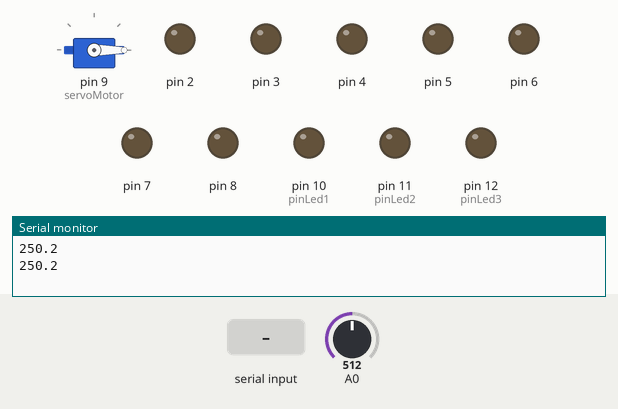
The sketch below on a simulated Arduino Uno, built with avr-gcc and run on an emulated ATmega328P. On the bench: servo, output pins drawn as LEDs (lit = HIGH), the last lines printed to the serial monitor. The inputs (shaded band) are chosen by the test bench; at power-on: A0 = 512.

Above: at 1.5 s.
1.6 s: "90,45\n" received over Serial
At 2.9 s:
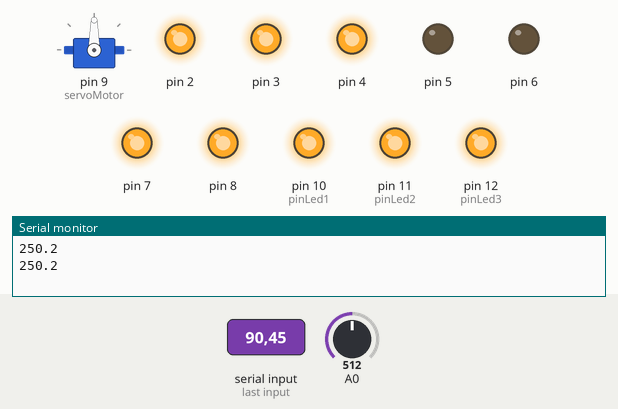
At 8.4 s:
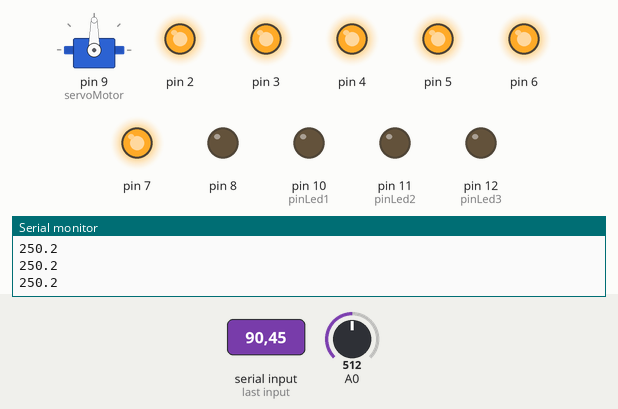
Timing chart, 0 to 15.0 s (numbered marks = the images above; inputs shaded):
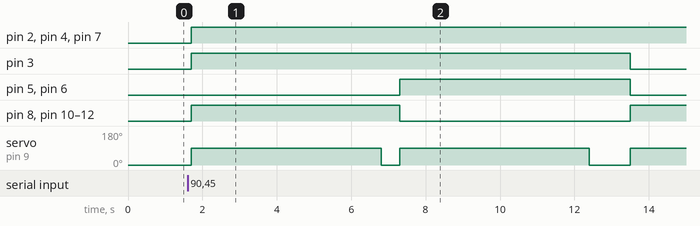

Measured:
- after the input at 1.6 s, pin 2: LOW → HIGH after 0.10 s; pin 3: LOW → HIGH after 0.10 s, → LOW 11.8 s later

The sketch:

GranjaAuto.ino
```cpp
#include <Servo.h>
int SENSOR;    // variable almacena valor leido de entrada analogica A0
float TEMPERATURA;  // variable que almacena la temperatura que se muestra
int pinLed1 = 10;
int pinLed2 = 11;
int pinLed3 = 12;
int sms=0;  // almacena la variable que se dijita en el puerto serial
int indice=1;
// Declaramos la variable para controlar el servo
Servo servoMotor;

void setup() {
  Serial.begin(9600);
  servoMotor.attach(9);
  pinMode(8, OUTPUT);
  pinMode(2, OUTPUT);
  pinMode(3, OUTPUT);
  pinMode(4, OUTPUT);
  pinMode(5, OUTPUT);
  pinMode(6, OUTPUT);
  pinMode(7, OUTPUT);
  pinMode(10, OUTPUT);
  pinMode(11, OUTPUT);
  pinMode(12, OUTPUT);

}
void display (int a, int b, int c, int d, int e, int f, int g){

  digitalWrite (3,a);
  digitalWrite (4,b);
  digitalWrite (7,c);
  digitalWrite (6,d);
  digitalWrite (5,e);
  digitalWrite (2,f);
  digitalWrite (8,g);
 }
 void temperatura (){  // funcion que muestra la temperatura registrada
  SENSOR = analogRead(A0);
  TEMPERATURA = ((SENSOR * 5000.0) / 1023) / 10;
  Serial.println(TEMPERATURA, 1);
  delay(100);
 }

 void loop(){  // loop principal
  sieteyleds();
  temperatura();
 }

void sieteyleds() {  // funcion que muestra el digito enviado por el puerto serial y prende los LEDs segun el orden

  servoMotor.write(0);
  delay(500);
  digitalWrite(pinLed1,LOW);
  digitalWrite(pinLed2,LOW);
  digitalWrite(pinLed3,LOW);

  if (Serial.available()){
    sms = Serial.read();
      sms = sms-48;


    if (sms==0){
      display (1,1,1,1,1,1,0);
      servoMotor.write(90);
      delay(5000);

    }

   if (sms==1){
      display (0,1,1,0,0,0,0);
      digitalWrite(pinLed1,LOW);
      digitalWrite(pinLed2,HIGH);
      digitalWrite(pinLed3,LOW);
      servoMotor.write(90);
      delay(5000);
    }
    if (sms==2){
      display (1,1,0,1,1,0,1);
      digitalWrite(pinLed1,LOW);
      digitalWrite(pinLed2,LOW);
      digitalWrite(pinLed3,HIGH);
      servoMotor.write(90);
      delay(5000);

    }if (sms==3){
      display (1,1,1,1,0,0,1);
      digitalWrite(pinLed1,HIGH);
      digitalWrite(pinLed2,LOW);
      digitalWrite(pinLed3,LOW);
      servoMotor.write(90);
      delay(5000);
    }

    if (sms==4){
      display (0,1,1,0,0,1,1);
      digitalWrite(pinLed1,HIGH);
      digitalWrite(pinLed2,HIGH);
      digitalWrite(pinLed3,HIGH);
      servoMotor.write(90);
      delay(5000);
    }
    if (sms==5){
      display (1,0,1,1,0,1,1);
      digitalWrite(pinLed1,HIGH);
      digitalWrite(pinLed2,HIGH);
      digitalWrite(pinLed3,HIGH);
      servoMotor.write(90);
      delay(5000);

    }
    if (sms==6){
      display (1,0,1,1,1,1,1);
      digitalWrite(pinLed1,LOW);
      digitalWrite(pinLed2,HIGH);
      digitalWrite(pinLed3,HIGH);
      servoMotor.write(90);
      delay(5000);
   }
    if (sms==7){
      display (1,1,1,0,0,0,0);
      digitalWrite(pinLed1,HIGH);
      digitalWrite(pinLed2,LOW);
      digitalWrite(pinLed3,HIGH);
      servoMotor.write(90);
      delay(5000);
   }
    if (sms==8){
      display (1,1,1,1,1,1,1);
      digitalWrite(pinLed1,LOW);
      digitalWrite(pinLed2,HIGH);
      digitalWrite(pinLed3,LOW);
      servoMotor.write(90);
      delay(5000);
    }
    if (sms==9){
      display (1,1,1,0,0,1,1);
      digitalWrite(pinLed1,HIGH);
      digitalWrite(pinLed2,HIGH);
      digitalWrite(pinLed3,HIGH);
      servoMotor.write(90);
      delay(5000);
 }
}

}
```
